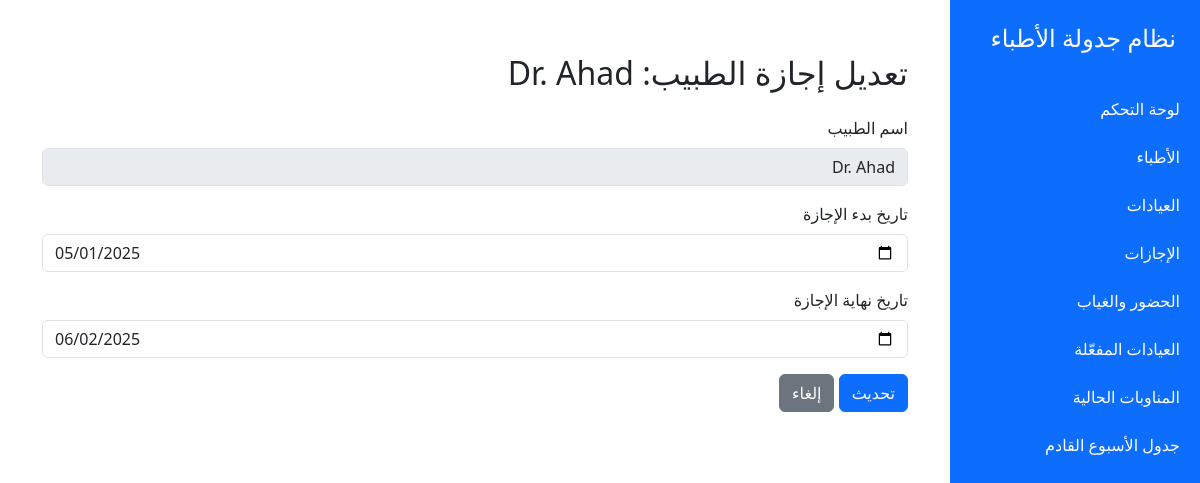
The app's page /dashboard/vacations/9/edit/ with its own data.
### doctors_app/models.py (models this page shows, shortened)
class Vacation(models.Model):
    doctor = models.ForeignKey(Doctor, on_delete=models.CASCADE, verbose_name='الطبيب')
    start_date = models.DateField(verbose_name='تاريخ بدء الإجازة')
    end_date = models.DateField(verbose_name='تاريخ نهاية الإجازة')

class Doctor(models.Model):
    name = models.CharField(max_length=100, verbose_name='اسم الطبيب')
    specialty = models.CharField(max_length=100, verbose_name='التخصص')
    max_sessions = models.IntegerField(default=10, verbose_name='الحد الأقصى للجلسات')
    preferred_clinics = models.JSONField(default=list, blank=True, verbose_name='تفضيلات العيادات')
    preferred_days = models.JSONField(default=list, blank=True, verbose_name='تفضيلات الأيام مع الشيفت')  # ✅ List مش Dict
    unavailable_days = models.JSONField(default=list, blank=True, verbose_name='الأيام غير المتاحة مع الشيفت')  # ✅ List
    shift_preference = models.JSONField(default=list, blank=True, verbose_name='تفضيلات المناوبة')
    has_training = models.BooleanField(default=False, verbose_name='مدرب')

### doctors_app/views.py (the view)
# urls.py: path('vacations/<int:vacation_id>/edit/', views.edit_vacation, name='edit_vacation'),
def edit_vacation(request, vacation_id):
    vacation = get_object_or_404(Vacation, pk=vacation_id)
    if request.method == 'POST':
        vacation.start_date = request.POST['start_date']
        vacation.end_date = request.POST['end_date']
        vacation.save()
        return redirect('vacations_list')
    return render(request, 'edit_vacation.html', {'vacation': vacation})

### templates/edit_vacation.html (shortened to what this page needs)
{% extends 'base.html' %}
{% block content %}
<div class="container">
  <h2 class="my-4">تعديل إجازة الطبيب: {{ vacation.doctor.name }}</h2>
  <form method="post">
    <div class="mb-3">
      <label class="form-label">اسم الطبيب</label>
      <input type="text" class="form-control" value="{{ vacation.doctor.name }}" disabled>
    </div>
    <div class="mb-3">
      <label for="start_date" class="form-label">تاريخ بدء الإجازة</label>
      <input type="date" class="form-control" id="start_date" name="start_date" value="{{ vacation.start_date|date:'Y-m-d' }}" required>
    </div>
    <div class="mb-3">
      <label for="end_date" class="form-label">تاريخ نهاية الإجازة</label>
      <input type="date" class="form-control" id="end_date" name="end_date" value="{{ vacation.end_date|date:'Y-m-d' }}" required>
    </div>
    <button type="submit" class="btn btn-primary">تحديث</button>
    <a href="{% url 'vacations_list' %}" class="btn btn-secondary">إلغاء</a>
  </form>
</div>
{% endblock %}

### templates/base.html (style rules this page uses)
body { min-height: 100vh; display: flex; flex-direction: row; }

### records on screen
Vacation: doctor.name "Dr. Ahad", start_date "05/01/2025", end_date "06/02/2025"
